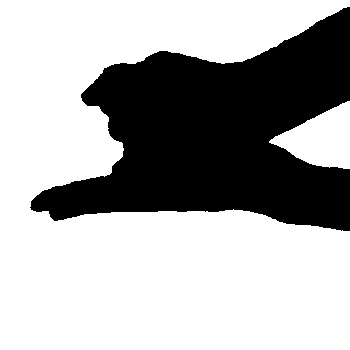
#> input picture Hand Gesture Detection/Nasim Testing(Updated and Done)/Hand Detect (Updating from Saif_Ridwans)/data/train/deaf emergency/163.jpg, 350 x 350 px, given in place of the camera
$ python DataCollect.py
#> lines starting #> are read from the running program, lines starting #| are printed output that depends on the picture; after the words box and inside, x2 and y2 are one past the last pixel; in counts of white or black regions, pixels touching at a corner belong together; pictures that were not available may be replaced by others from this repository, and a replacement may not be noted
import cv2
import numpy as np
import os
#it is like creating folder
if not os.path.exists("data"):
    os.makedirs("data")
    os.makedirs("data/train")
    os.makedirs("data/train/B")
    os.makedirs("data/train/ED")
    os.makedirs("data/train/EO")
    os.makedirs("data/train/H")

# Train directory loaded
directory = 'data/train/'
cap = cv2.VideoCapture(0) #it is like my webcam is activated

while True:
    _, frame = cap.read()
#> frame is the input picture: shape (350, 350, 3); min 0, max 255, mean 171.4
    # Simulating mirror image
    frame = cv2.flip(frame, 1)
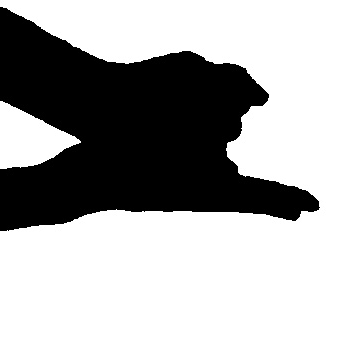
#> frame: shape (350, 350, 3); min 0, max 255, mean 171.4

       # Getting count of existing images
    count = {'BACKGROUND': len(os.listdir(directory+"/B")),
             'EMDES': len(os.listdir(directory+"/ED")),
             'EMOLD': len(os.listdir(directory+"/EO")),
             'HELP': len(os.listdir(directory+"/H"))}

      # Printing the count in each set to the screen
    cv2.putText(frame, "MODE : TRAIN", (10, 50), cv2.FONT_HERSHEY_PLAIN, 1, (0,255,0), 1)
    cv2.putText(frame, "IMAGE COUNT", (10, 100), cv2.FONT_HERSHEY_PLAIN, 1, (0,255,0), 1)
    cv2.putText(frame, "Background : "+str(count['BACKGROUND']), (10, 120), cv2.FONT_HERSHEY_PLAIN, 1, (0,255,0), 1)
    cv2.putText(frame, "Emergency Diasable : "+str(count['EMDES']), (10, 140), cv2.FONT_HERSHEY_PLAIN, 1, (0,255,0), 1)
    cv2.putText(frame, "Emergency OLD : "+str(count['EMOLD']), (10, 160), cv2.FONT_HERSHEY_PLAIN, 1, (0,255,0), 1)
    cv2.putText(frame, "Help : "+str(count['HELP']), (10, 180), cv2.FONT_HERSHEY_PLAIN, 1, (0,255,0), 1)
#> frame: shape (350, 350, 3); mean B, G, R 170.6, 173.5, 170.6


    # Coordinates of the ROI
    x1 = int(0.6*frame.shape[1])
#> x1 = 210
    y1 = 80
    x2 = frame.shape[1]-80
#> x2 = 270
    y2 = int(0.4*frame.shape[1])
#> y2 = 140
    # Drawing the ROI
    # The increment/decrement by 1 is to compensate for the bounding box
    cv2.rectangle(frame, (x1-1, y1-1), (x2+1, y2+1), (0,0,255) ,2)
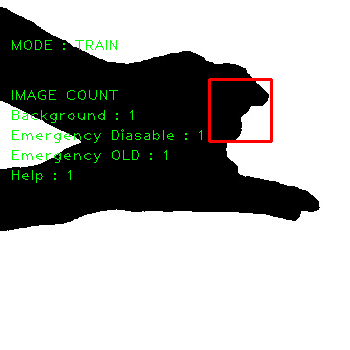
#> frame: shape (350, 350, 3); mean B, G, R 169.9, 172.8, 171.4
    # Extracting the ROI
    roi = frame[y1:y2, x1:x2]
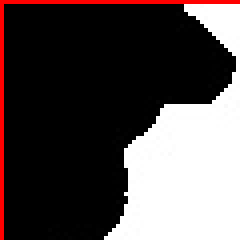
#> roi: shape (60, 60, 3) (shown 4 times larger); mean B, G, R 75.6, 75.6, 84
    roi = cv2.resize(roi, (200, 200))#SIZE OF ROI THE LITTLE GRAYSCALE WINDOW
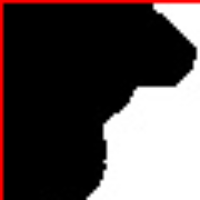
#> roi: shape (200, 200, 3); mean B, G, R 75.6, 75.6, 84

    cv2.imshow("Frame", frame)


    roi = cv2.cvtColor(roi, cv2.COLOR_BGR2GRAY)
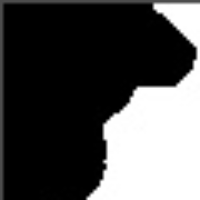
#> roi: shape (200, 200); min 0, max 255, mean 78.1
    _, roi = cv2.threshold(roi, 120, 255, cv2.THRESH_BINARY)
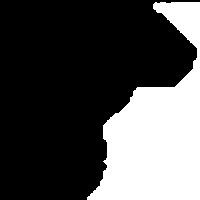
#> roi: shape (200, 200); 29.8% white; 1 white region, box (x1, y1, x2, y2) and area: (87, 2, 200, 200) 11912
    cv2.imshow("ROI", roi)

    interrupt = cv2.waitKey(10)
#> (key Esc is pressed here)
    if interrupt & 0xFF == 27: # esc key
        break

    if interrupt & 0xFF == ord('b'):
        cv2.imwrite(directory+'B/'+str(count['BACKGROUND'])+'.jpg', roi)
    if interrupt & 0xFF == ord('d'):
        cv2.imwrite(directory+'ED/'+str(count['EMDES'])+'.jpg', roi)
    if interrupt & 0xFF == ord('o'):
        cv2.imwrite(directory+'EO/'+str(count['EMOLD'])+'.jpg', roi)
    if interrupt & 0xFF == ord('h'):
        cv2.imwrite(directory+'H/'+str(count['HELP'])+'.jpg', roi)

cap.release()
cv2.destroyAllWindows()
